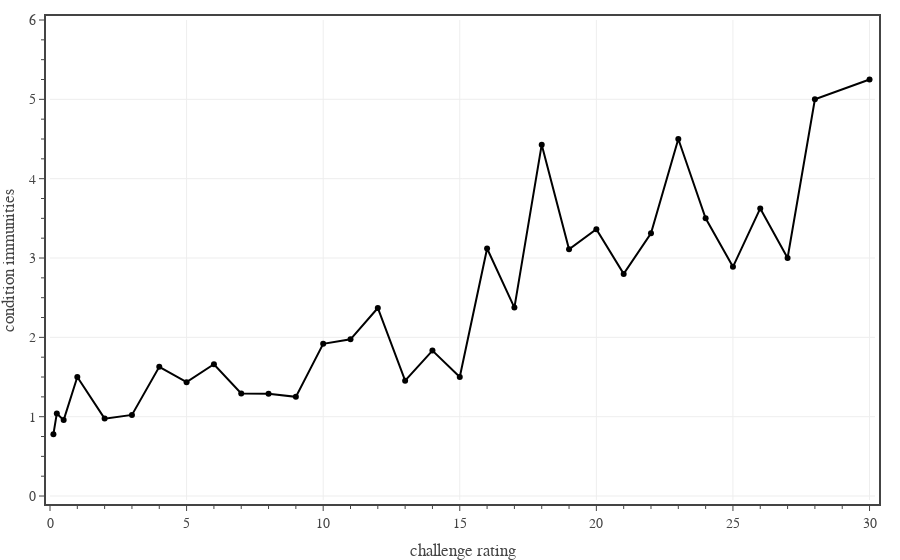

The code cell stored with this chart in its notebook:
### Code cell
# Plots average number of conditional immunities for monsters at each CR.
df1 = df0[df0['Category'].isin(['generic','legendary','unique']) & df0['CR'].between(1/8, 30)]
dfG = df1.groupby('CR').mean()

conditions = ['All Conditions']
colors = ['black']

fig = go.Figure()

for condition, color in zip(conditions, colors):
    dfR = dfG[condition].rolling(1, center=True).mean()
    fig.add_trace(go.Scatter(
        x=dfR.index.to_series(),
        y=dfR,
        mode='lines+markers', 
        line=dict(color=color, dash='solid'),
        unselected=dict(marker=dict(opacity=0.0)),
        name=condition,
        hovertemplate=
            'CR %{x}<br>'+
            'immunities %{y:.2f}'+
            '<extra></extra>'
    ))

fig.update_layout(
    template=TFB_TEMPLATE,
    xaxis=dict(
        title_text='challenge rating',
        range=[0.0, 30.2],
        tick0=0, dtick=5,
        minor=dict(tick0=0, dtick=1),
    ),
    yaxis=dict(
        title_text='condition immunities',
        range=[-0.05, 6],
        tick0=0, dtick=1.0,
        minor=dict(tick0=0, dtick=0.25),
    ),
    legend=dict(
        yanchor='top',  y=0.99,
        xanchor='left', x=0.01,
        orientation='v',
    )
)

fig.show(config=TFB_CONFIG)

### Figure 1 — Plotly figure (JSON) as saved in the notebook; plotly's stock layout.template omitted (floating-point values rounded to 4 significant figures)
{"data": [{"hovertemplate": "CR %{x}<br>immunities %{y:.2f}<extra></extra>", "line": {"color": "black", "dash": "solid"}, "mode": "lines+markers", "name": "All Conditions", "type": "scatter", "unselected": {"marker": {"opacity": 0}}, "x": [0.125, 0.25, 0.5, 1, 2, 3, 4, 5, 6, 7, 8, 9, 10, 11, 12, 13, 14, 15, 16, 17, 18, 19, 20, 21, 22, 23, 24, 25, 26, 27, 28, 30], "y": [0.78, 1.041, 0.957, 1.5, 0.9758, 1.022, 1.629, 1.435, 1.662, 1.292, 1.289, 1.25, 1.919, 1.975, 2.37, 1.455, 1.833, 1.5, 3.12, 2.375, 4.429, 3.111, 3.364, 2.8, 3.312, 4.5, 3.5, 2.889, 3.625, 3, 5, 5.25]}], "layout": {"legend": {"orientation": "v", "x": 0.01, "xanchor": "left", "y": 0.99, "yanchor": "top"}, "xaxis": {"dtick": 5, "minor": {"dtick": 1, "tick0": 0}, "range": [0, 30.2], "tick0": 0, "title": {"text": "challenge rating"}}, "yaxis": {"dtick": 1, "minor": {"dtick": 0.25, "tick0": 0}, "range": [-0.05, 6], "tick0": 0, "title": {"text": "condition immunities"}}}}
